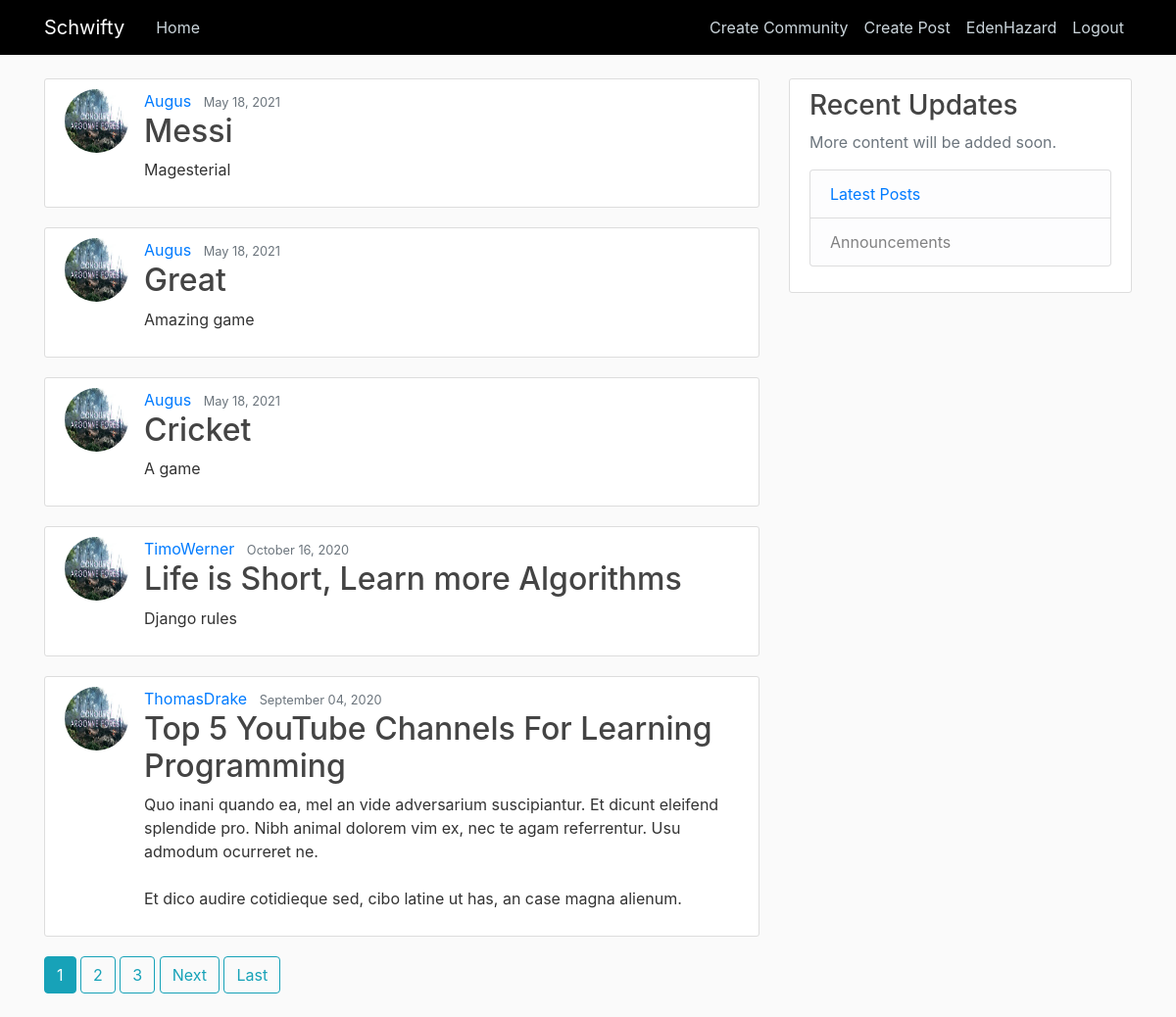
Screenshot of / (signed in) with the database file from the repository.
### blog/models.py (models this page shows, shortened)
class Post(models.Model):
    title = models.CharField(max_length = 100)
    content = models.TextField()
    date_posted = models.DateTimeField(default = timezone.now)
    author = models.ForeignKey(User , on_delete= models.CASCADE)
    upvotes = models.ManyToManyField(User, blank = True, related_name='post_upvotes')
    downvotes = models.ManyToManyField(User,blank = True, related_name='post_downvotes')
    posted_to = models.ManyToManyField(Community , blank = True , related_name='posted_to_community')

### users/models.py (models this page shows, shortened)
class Profile(models.Model):
    user = models.OneToOneField(User , on_delete=models.CASCADE)
    image = models.ImageField(default = 'default.jpg' ,upload_to ='profile_pics' )

### blog/views.py (the view)
# urls.py: path('' , views.PostListView.as_view() , name = 'blog-home'),
class PostListView(ListView):
    model = Post
    template_name = 'blog/home.html' # <app>/<model>_<viewtype>.html
    context_object_name ='posts'
    ordering = ['-date_posted']
    paginate_by = 5

### blog/templates/blog/home.html (shortened to what this page needs)
{% extends "blog/base.html" %}
{% block content %}
        {% for post in posts %}
        <article class="media content-section">
          <img src="{{post.author.profile.image.url}}" class="rounded-circle article-img">
          <div class="media-body">
            <div>
                  <a class="mr-2" href="{% url 'user-posts' post.author.username %}">{{ post.author }}</a>
                <small class="text-muted">{{ post.date_posted|date:"F d, Y" }}</small>
            </div>
              <h2><a class="article-title" href="{% url 'post-detail' post.id %}">{{ post.title }}</a></h2>
              <p class="article-content">{{ post.content }}</p>
            </div>
          </article>
        {% endfor %}
        {% if is_paginated %}
            {% for num in page_obj.paginator.page_range %}
                {% if page_obj.number == num %}
                  <a class="btn btn-info mb-4" href="?page={{num}}">{{num}}</a>
                {% elif num > page_obj.number|add:'-3' and num < page_obj.number|add:'3' %}
                  <a class="btn btn-outline-info mb-4" href="?page={{num}}">{{num}}</a>
                {% endif %}
            {% endfor %}
          {% if page_obj.has_next %}
            <a class ="btn btn-outline-info mb-4" href="?page={{page_obj.next_page_number}}">Next</a>
            <a class ="btn btn-outline-info mb-4" href="?page={{page_obj.paginator.num_pages}}">Last</a>
          {% endif %}
        {% endif %}
{% endblock content %}

### blog/templates/blog/base.html (shortened to what this page needs)
{% load static %}
<html>
    <head>
    <link rel="stylesheet" href="https://maxcdn.bootstrapcdn.com/bootstrap/4.0.0/css/bootstrap.min.css">
    <link rel="stylesheet" href ="{% static 'blog/main.css'%}">
    </head>
    <body>
        <header class="site-header">
            <nav class="navbar navbar-expand-md navbar-dark bg-steel fixed-top">
              <div class="container">
                <a class="navbar-brand mr-4" href="{% url 'blog-home' %}">Schwifty</a>
                <div class="collapse navbar-collapse" id="navbarToggle">
                  <div class="navbar-nav mr-auto">
                    <a class="nav-item nav-link" href="{% url 'blog-home' %}">Home</a>
                  </div>
                  <div class="navbar-nav">
                    {% if user.is_authenticated %}
                    <a class="nav-item nav-link" href="{% url 'comm-create' %}">Create Community</a>
                      <a class="nav-item nav-link" href="{% url 'post-create' %}">Create Post</a>
                      <a class="nav-item nav-link" href ="{% url 'profile' %}">{{user.username}}</a>
                      <a class="nav-item nav-link" href="{% url 'logout' %}">Logout</a>
                    {% else %}
                      <a class="nav-item nav-link" href="{% url 'login'%}">Login</a>
                      <a class="nav-item nav-link" href="{% url 'register'%}">Register</a>
                    {% endif %}
                  </div>
                </div>
              </div>
            </nav>
          </header>
          <main role="main" class="container">
            <div class="row">
              <div class="col-md-8">
                {% block content %}{% endblock %}
              </div>
              <div class="col-md-4">
                <div class="content-section">
                  <h3>Recent Updates</h3>
                  <p class='text-muted'>More content will be added soon.
                    <ul class="list-group">
                      <li class="list-group-item list-group-item-light"><a href="{% url 'blog-home' %}">Latest Posts</a></li>
                      <li class="list-group-item list-group-item-light">Announcements</li>
                    </ul>
                  </p>
                </div>
              </div>
            </div>
          </main>
    </body>
</html>

### blog/static/blog/main.css (style rules this page uses)
body { background: #fafafa; color: #333333; margin-top: 5rem; }
h1, h2, h3, h4, h5, h6 { color: #444444; }
ul { margin: 0; }
.bg-steel { background-color:black; }
.site-header .navbar-nav .nav-link { color: #cbd5db; }
.content-section { background: #ffffff; padding: 10px 20px; border: 1px solid #dddddd; border-radius: 3px; margin-bottom: 20px; }
.article-title { color: #444444; }
.article-content { white-space: pre-line; }
.article-img { height: 65px; width: 65px; margin-right: 16px; }

### rows the page displays
Post: author.profile.image (placeholder picture), author "Augus", date_posted "May 18, 2021", title "Messi", content "Magesterial"
Post: author.profile.image (placeholder picture), author "Augus", date_posted "May 18, 2021", title "Great", content "Amazing game"
Post: author.profile.image (placeholder picture), author "Augus", date_posted "May 18, 2021", title "Cricket", content "A game"
Post: author.profile.image (placeholder picture), author "TimoWerner", date_posted "October 16, 2020", title "Life is Short, Learn more Algorithms", content "Django rules"
Post: author.profile.image (placeholder picture), author "ThomasDrake", date_posted "September 04, 2020", title "Top 5 YouTube Channels For Learning Programming", content "Quo inani quando ea, mel an vide adversarium suscipiantur. Et dicunt eleifend splendide pro. Nibh animal dolorem vim ex, nec te agam referrentur. Usu admodum ocurreret ne. Et dico audire cotidieque sed, cibo latine ut has, an case magna alienum."

### other values shown
{{ user.username }} "EdenHazard"
{{ num }} "1"
{{ num }} "2" "3"
